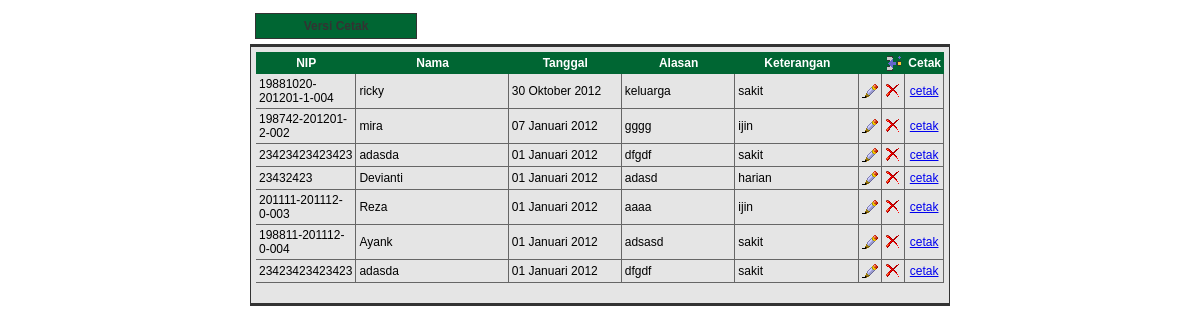
Page /ijin_harian.php on the committed database.
### tables this page shows
CREATE TABLE IF NOT EXISTS `t_ijin` (
  `id` int(11) NOT NULL auto_increment,
  `tanggal` date default NULL,
  `nip` char(30) default NULL,
  `ijin_untuk` varchar(100) default NULL,
  `sampai` time NOT NULL,
  `keperluan` varchar(100) default NULL,
  `relasi_nama` varchar(100) default NULL,
  `relasi_alamat` varchar(100) default NULL,
  `relasi_hubungan` varchar(100) default NULL,
  `relasi_telepon` varchar(100) default NULL,
  `jenis_ijin` varchar(50) NOT NULL,
  PRIMARY KEY  (`id`)
);

CREATE TABLE IF NOT EXISTS `mst_karyawan` (
  `id` int(11) NOT NULL auto_increment,
  `nip` char(50) NOT NULL,
  `nama_lengkap` varchar(100) default NULL,
  `tempat_lahir` varchar(50) default NULL,
  `tanggal_lahir` date default NULL,
  `jenis_kelamin` varchar(50) NOT NULL,
  `alamat_ktp` varchar(100) default NULL,
  `alamat_domisili` varchar(100) default NULL,
  `telp_hp` char(20) default NULL,
  `agama` char(15) default NULL,
  `pendidikan` varchar(5) NOT NULL,
  `status` varchar(20) NOT NULL,
  `alamat_email` varchar(100) default NULL,
  `jumlah_keluarga` tinyint(4) NOT NULL,
  `kode_jab` char(2) default NULL,
  `id_golongan` tinyint(4) default NULL,
  `photo` varchar(255) NOT NULL,
  PRIMARY KEY  (`id`)
);

### config/fungsi.php (called while the page is built, shortened)
<?
  function tgl_indonesia($tanggal)
  {
  	 $tgl = substr($tanggal,8,2);
	 $bln = get_bulan(substr($tanggal,5,2));
	 $thn = substr($tanggal,0,4);
	 return $tgl." ".$bln." ".$thn;
  }
  function get_bulan($bln)
  {
  	switch($bln)
	{
  	 case 1:
	 	return "Januari";
	 break;
	 case 10:
	 	return "Oktober";
	 break;
	 }
  }
?>

### ijin_harian.php (the view, shortened to what this page needs)
<?
	include "config/fungsi.php";
	$alamat = "?mod=ijin&ijin=ijin_harian";
	$aksi = $_GET[aksi];
?>
<!DOCTYPE html PUBLIC "-//W3C//DTD XHTML 1.0 Transitional//EN" "http://www.w3.org/TR/xhtml1/DTD/xhtml1-transitional.dtd">
<html xmlns="http://www.w3.org/1999/xhtml">
<head>
<link href="config/style.css" rel="stylesheet" type="text/css" />
</head>
<body>
<?
if (empty($aksi))
{
   $q = mysql_query("select a.*,b.nama_lengkap from t_ijin a,mst_karyawan b
   where a.nip = b.nip order by a.tanggal desc");
?>
<table width="700" border="0" align="center" cellpadding="0" cellspacing="0">
  <tr>
    <td><a href="cijin.php" class="versicetak" target="_blank">Versi Cetak</a> </td>
  </tr>
</table>
<table width="700" border="0" align="center" cellpadding="0" cellspacing="0">
  <tr>
    <td class="bgform"><table width="100%" border="0" cellspacing="0" cellpadding="0">
      <tr class="tabelsorot">
        <td width="11%" class="tabelheader">NIP</td>
        <td width="28%" class="tabelheader">Nama</td>
        <td width="20%" class="tabelheader">Tanggal</td>
        <td width="20%" class="tabelheader">Alasan</td>
        <td width="31%" class="tabelheader">Keterangan</td>
        <td width="4%" class="tabelheader">&nbsp;</td>
        <td width="6%" class="tabelheader">
		<? echo "<a href='$alamat&aksi=tambah' title='Tambah Data Baru'>"; ?>
		<img src="images/b_insrow.png" width="16" height="16" border="0" /></a></td>
        <td class="tabelheader">Cetak</td>
      </tr>
<?
	$no=0;
   while ($t = mysql_fetch_array($q))
   {
      $tanggal = tgl_indonesia($t[tanggal]);
?>
      <tr class="tabelsorot">
        <td class="tabelisi"><?  echo $t[nip]; ?></td>
        <td class="tabelisi"><?  echo $t[nama_lengkap]; ?></td>
        <td class="tabelisi"><?  echo $tanggal; ?></td>
        <td class="tabelisi"><?  echo $t[keperluan]; ?></td>
        <td class="tabelisi"><?  echo $t[jenis_ijin]; ?></td>
        <td class="tabelisi" align="center">
		<? echo "<a href='$alamat&aksi=ubah&id=$t[id]' title='Ubah'>"; ?>
		<img src="images/b_edit.png" width="16" height="16" border="0" /></a></td>
        <td class="tabelisi" align="center">
		<? $no++; echo "<a href='$alamat&aksi=hapus&id=$t[id]' title='Hapus'>"; ?>
		<img src="images/b_drop.png" width="16" height="16" border="0" /></a></td>
	<td class="tabelisi" align="center">
		<? echo "<a href='cetak_permohonan_ijin_harian.php?id=$t[id]&no=$no' target='_blank' title='Hapus'>"; ?>cetak</a></td>
<? } ?>
      <tr>
        <td>&nbsp;</td>
        <td>&nbsp;</td>
        <td>&nbsp;</td>
        <td>&nbsp;</td>
        <td>&nbsp;</td>
        <td>&nbsp;</td>
      </tr>
    </table></td>
  </tr>
</table>
<p>&nbsp;</p>
<?
}  ?>
</body>
</html>

### config/style.css (style rules this page uses)
.bgform { font-family: Georgia, "Times New Roman", Times, serif; font-size: 12px; font-weight: bold; color: #333333; text-decoration: none; background-color: #E5E5E5; background-repeat: repeat-y; display: block; padding: 5px; border-top-width: 3px; border-right-width: 1px; border-bottom-width: 3px; border-left-width: 1px; border-top-style: solid; border-right-style: solid; border-bottom-style: solid; border-left-style: solid; border-top-color: #333333; border-right-color: #333333; border-bottom-color: #333333; border-left-color: #333333; }
.tabelheader { font-family: Verdana, Arial, Helvetica, sans-serif; font-size: 12px; font-weight: bold; color: #FFFFFF; text-decoration: none; background-color: #063; text-align: center; margin: 3px; padding: 3px; }
.tabelisi { font-family: Verdana, Arial, Helvetica, sans-serif; font-size: 12px; color: #000000; text-decoration: none; margin: 3px; padding: 3px; border-top-width: 1px; border-right-width: 1px; border-bottom-width: 1px; border-left-width: 1px; border-bottom-style: solid; border-top-color: #666666; border-right-color: #666666; border-bottom-color: #666666; border-left-color: #666666; border-right-style: solid; font-weight: normal; }
.versicetak:link { font-family: Verdana, Arial, Helvetica, sans-serif; font-size: 12px; font-weight: bold; color: #333333; text-decoration: none; background-color: #063; text-align: center; display: block; margin: 5px; padding: 5px; width: 150px; border: 1px solid #333333; }

### rows in the picture
t_ijin: nip "19881020-201201-1-004", mst_karyawan.nama_lengkap "ricky", tanggal "30 Oktober 2012", keperluan "keluarga", jenis_ijin "sakit"
t_ijin: nip "198742-201201-2-002", mst_karyawan.nama_lengkap "mira", tanggal "07 Januari 2012", keperluan "gggg", jenis_ijin "ijin"
t_ijin: nip "23423423423423", mst_karyawan.nama_lengkap "adasda", tanggal "01 Januari 2012", keperluan "dfgdf", jenis_ijin "sakit"
t_ijin: nip "23432423", mst_karyawan.nama_lengkap "Devianti", tanggal "01 Januari 2012", keperluan "adasd", jenis_ijin "harian"
t_ijin: nip "201111-201112-0-003", mst_karyawan.nama_lengkap "Reza", tanggal "01 Januari 2012", keperluan "aaaa", jenis_ijin "ijin"
t_ijin: nip "198811-201112-0-004", mst_karyawan.nama_lengkap "Ayank", tanggal "01 Januari 2012", keperluan "adsasd", jenis_ijin "sakit"
t_ijin: nip "23423423423423", mst_karyawan.nama_lengkap "adasda", tanggal "01 Januari 2012", keperluan "dfgdf", jenis_ijin "sakit"
